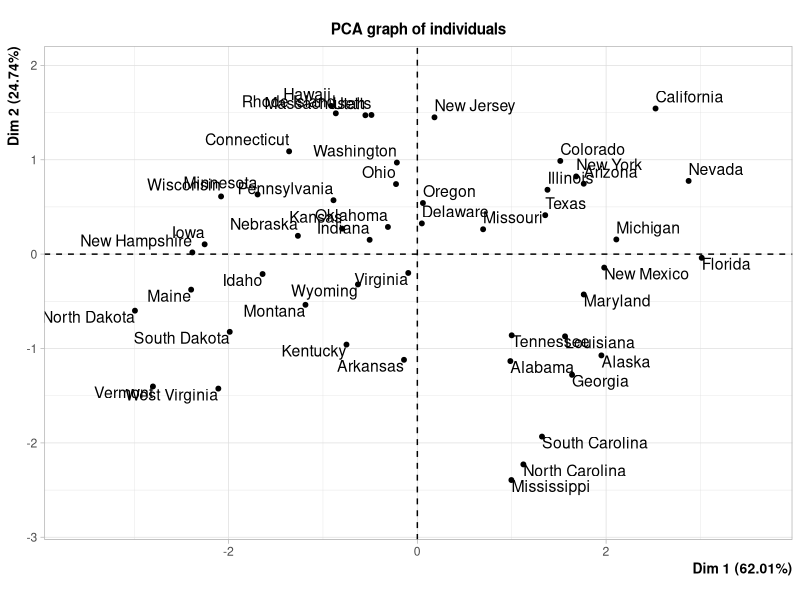
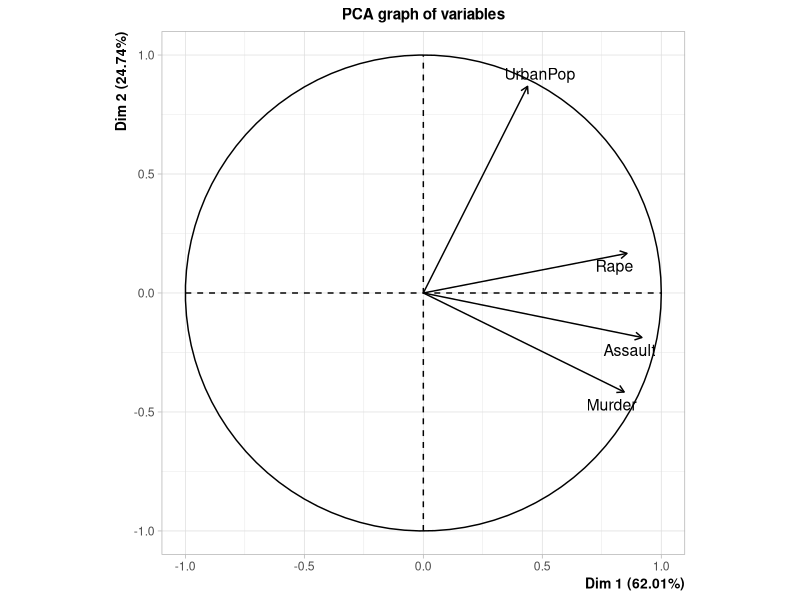
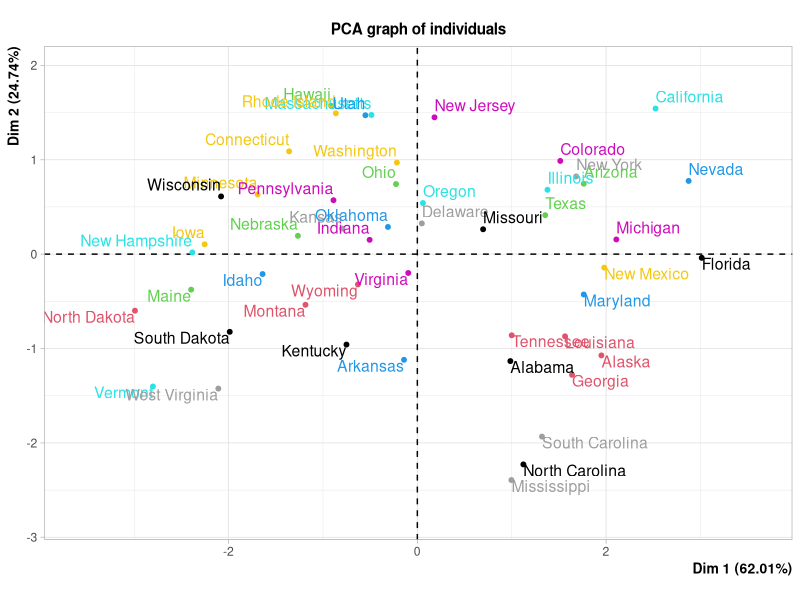
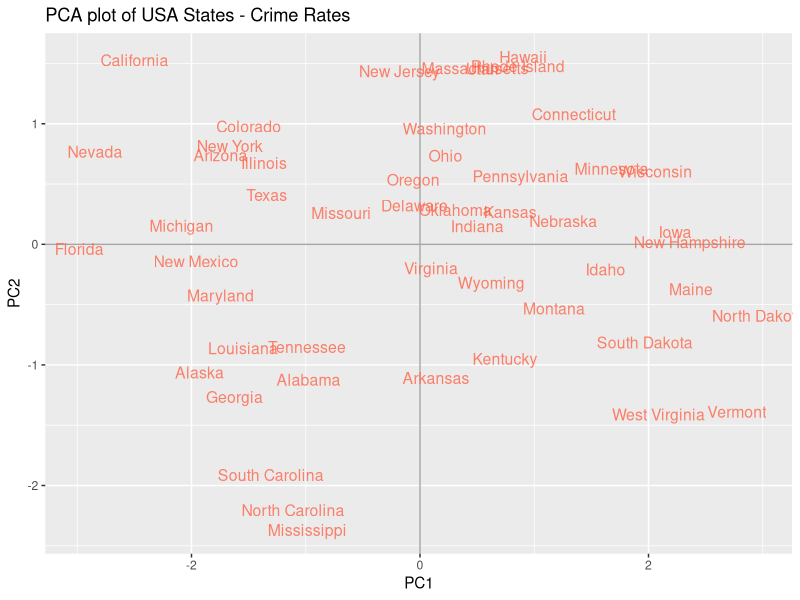

Reproduce these figures in R, in order.
library(FactoMineR) # PCA
library(ggplot2) # drawing


res.pca1 = prcomp(USArrests, scale. = TRUE)
res.pca2 = PCA(USArrests, graph=TRUE)
plot.PCA(res.pca2, axes=c(1, 2), choix="ind", habillage="ind")


# create data frame with scores
scores = as.data.frame(res.pca1$x)

# plot of observations
pdf("prcomp_res.pdf")

ggplot(data=scores, aes(x=PC1, y=PC2, label=rownames(scores))) +
geom_hline(yintercept=0, colour="gray65") +
geom_vline(xintercept=0, colour="gray65") +
geom_text(colour="tomato", alpha=0.8, size=4) +
ggtitle("PCA plot of USA States - Crime Rates")

dev.off()
